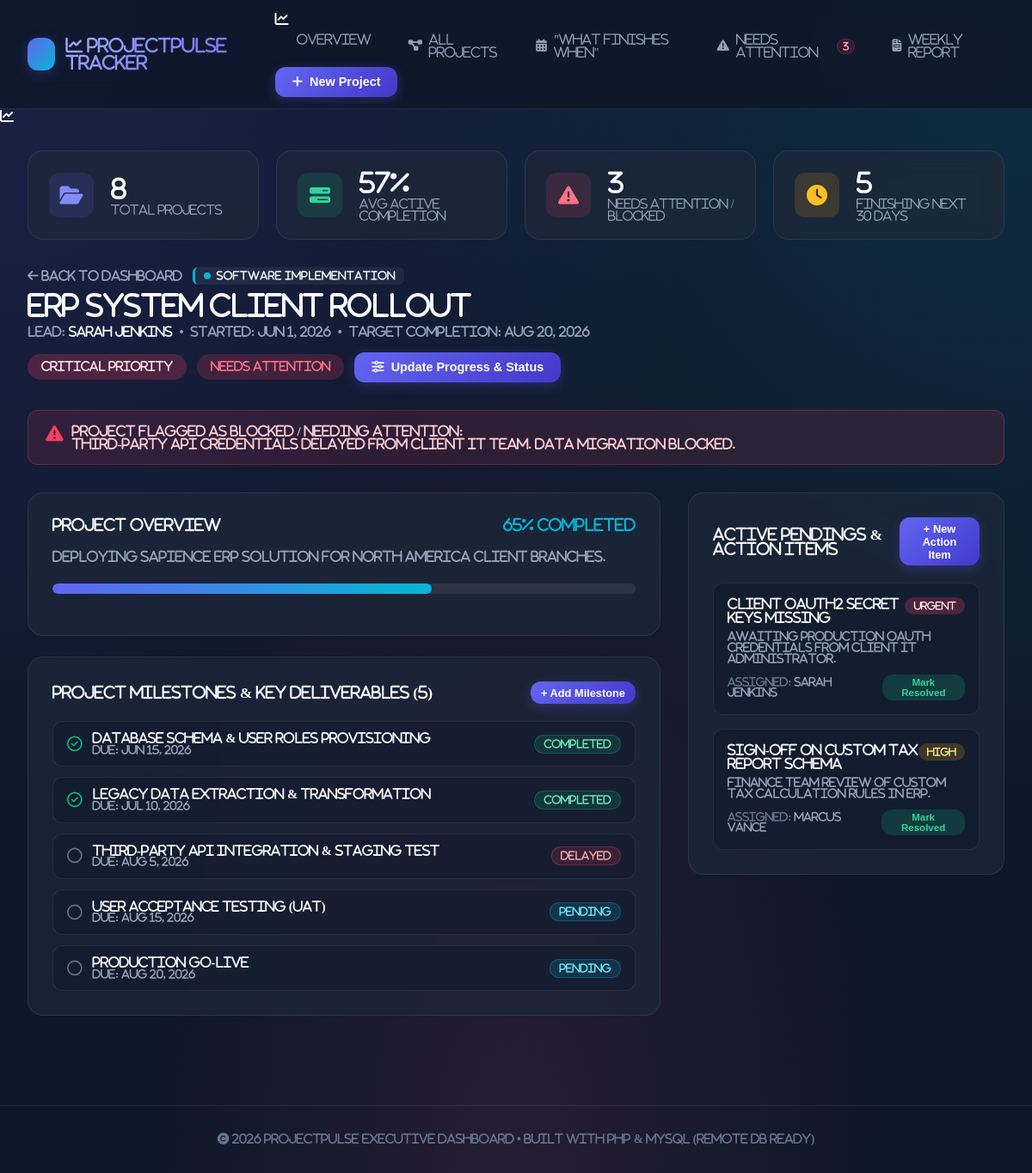
Screenshot of /project_detail.php?id=1 with the database file from the repository.
### tables this page shows
CREATE TABLE `projects` (
  `id` INT AUTO_INCREMENT PRIMARY KEY,
  `title` VARCHAR(150) NOT NULL,
  `category_id` INT NOT NULL,
  `description` TEXT NULL,
  `status` ENUM('Planning', 'In Progress', 'Under Review', 'On Hold', 'Needs Attention', 'Completed') NOT NULL DEFAULT 'In Progress',
  `priority` ENUM('Low', 'Medium', 'High', 'Critical') NOT NULL DEFAULT 'Medium',
  `progress_percent` TINYINT UNSIGNED NOT NULL DEFAULT 0,
  `start_date` DATE NOT NULL,
  `target_completion_date` DATE NOT NULL,
  `actual_completion_date` DATE NULL,
  `owner_name` VARCHAR(100) NOT NULL,
  `needs_attention` TINYINT(1) NOT NULL DEFAULT 0,
  `attention_reason` TEXT NULL,
  `created_at` TIMESTAMP DEFAULT CURRENT_TIMESTAMP,
  `updated_at` TIMESTAMP DEFAULT CURRENT_TIMESTAMP ON UPDATE CURRENT_TIMESTAMP,
  FOREIGN KEY (`category_id`) REFERENCES `categories`(`id`) ON DELETE CASCADE
);

CREATE TABLE `categories` (
  `id` INT AUTO_INCREMENT PRIMARY KEY,
  `slug` VARCHAR(50) NOT NULL UNIQUE,
  `name` VARCHAR(100) NOT NULL,
  `icon` VARCHAR(50) NOT NULL DEFAULT 'folder',
  `description` VARCHAR(255) NULL,
  `color_code` VARCHAR(20) NOT NULL DEFAULT '#3b82f6',
  `created_at` TIMESTAMP DEFAULT CURRENT_TIMESTAMP
);

CREATE TABLE `milestones` (
  `id` INT AUTO_INCREMENT PRIMARY KEY,
  `project_id` INT NOT NULL,
  `title` VARCHAR(150) NOT NULL,
  `due_date` DATE NOT NULL,
  `status` ENUM('Pending', 'In Progress', 'Completed', 'Delayed') NOT NULL DEFAULT 'Pending',
  `sort_order` INT NOT NULL DEFAULT 1,
  `created_at` TIMESTAMP DEFAULT CURRENT_TIMESTAMP,
  FOREIGN KEY (`project_id`) REFERENCES `projects`(`id`) ON DELETE CASCADE
);

CREATE TABLE `pendings` (
  `id` INT AUTO_INCREMENT PRIMARY KEY,
  `project_id` INT NOT NULL,
  `title` VARCHAR(200) NOT NULL,
  `description` TEXT NULL,
  `assigned_to` VARCHAR(100) NULL,
  `priority` ENUM('Low', 'Medium', 'High', 'Urgent') NOT NULL DEFAULT 'Medium',
  `status` ENUM('Open', 'In Review', 'Resolved') NOT NULL DEFAULT 'Open',
  `due_date` DATE NULL,
  `created_at` TIMESTAMP DEFAULT CURRENT_TIMESTAMP,
  `resolved_at` TIMESTAMP NULL,
  FOREIGN KEY (`project_id`) REFERENCES `projects`(`id`) ON DELETE CASCADE
);

### includes/functions.php (called while the page is built, shortened)
<?php
function getProjectById($id) {
    $db = getDBConnection();
    try {
        $stmt = $db->prepare("SELECT p.*, c.name as category_name, c.color_code as category_color, c.slug as category_slug
                              FROM projects p
                              JOIN categories c ON p.category_id = c.id
                              WHERE p.id = :id");
        $stmt->execute(['id' => $id]);
        return $stmt->fetch() ?: null;
    } catch (PDOException $e) {
        return null;
    }
}
function getMilestones($projectId) {
    $db = getDBConnection();
    try {
        $stmt = $db->prepare("SELECT * FROM milestones WHERE project_id = :project_id ORDER BY sort_order ASC, due_date ASC");
        $stmt->execute(['project_id' => $projectId]);
        return $stmt->fetchAll();
    } catch (PDOException $e) {
        return [];
    }
}
function getPendings($projectId = null, $onlyOpen = false) {
    $db = getDBConnection();
    $sql = "SELECT pend.*, proj.title as project_title, cat.name as category_name, cat.color_code as category_color
            FROM pendings pend
            JOIN projects proj ON pend.project_id = proj.id
            JOIN categories cat ON proj.category_id = cat.id
            WHERE 1=1";
    $params = [];
    if ($projectId !== null) {
        $sql .= " AND pend.project_id = :project_id";
        $params['project_id'] = $projectId;
    }
    $sql .= " ORDER BY FIELD(pend.priority, 'Urgent', 'High', 'Medium', 'Low'), pend.due_date ASC";
    try {
        $stmt = $db->prepare($sql);
        $stmt->execute($params);
        return $stmt->fetchAll();
    } catch (PDOException $e) {
        return [];
    }
}
function getStatusBadgeClass($status) {
    switch ($status) {
        case 'Needs Attention': return 'status-attention';
    }
}
function getPriorityBadgeClass($priority) {
    switch ($priority) {
        case 'Critical':
        case 'Urgent':   return 'priority-critical';
        case 'High':     return 'priority-high';
    }
}

### project_detail.php (the view, shortened to what this page needs)
<?php
require_once __DIR__ . '/includes/header.php';
$projectId = (int)($_GET['id'] ?? 0);
$project = getProjectById($projectId);
$milestones = getMilestones($projectId);
$pendings   = getPendings($projectId);
$statusClass = getStatusBadgeClass($project['status']);
$priorityClass = getPriorityBadgeClass($project['priority']);
?>
<div style="margin-bottom: 2rem; display: flex; justify-content: space-between; align-items: flex-start; flex-wrap: wrap; gap: 1rem;">
  <div>
    <div style="display: flex; align-items: center; gap: 0.75rem; margin-bottom: 0.5rem;">
      <a href="index.php" style="color: var(--text-muted); font-size: 0.9rem;">&larr; Back to Dashboard</a>
      <span class="category-tag" style="border-left: 3px solid <?= $project['category_color'] ?>;">
        <span class="category-dot" style="background-color: <?= $project['category_color'] ?>;"></span>
        <?= htmlspecialchars($project['category_name']) ?>
      </span>
    </div>
    <h1 style="font-size: 2rem; font-weight: 700; color: var(--text-main); margin-bottom: 0.5rem;">
      <?= htmlspecialchars($project['title']) ?>
    </h1>
    <div style="display: flex; gap: 0.5rem; align-items: center; font-size: 0.9rem; color: var(--text-muted);">
      <span>Lead: <strong style="color: var(--text-main);"><?= htmlspecialchars($project['owner_name']) ?></strong></span> &bull;
      <span>Started: <?= date('M j, Y', strtotime($project['start_date'])) ?></span> &bull;
      <span>Target Completion: <?= date('M j, Y', strtotime($project['target_completion_date'])) ?></span>
    </div>
  </div>
  <div style="display: flex; gap: 0.75rem; align-items: center;">
    <span class="badge <?= $priorityClass ?>" style="padding: 0.5rem 1rem; font-size: 0.85rem;"><?= $project['priority'] ?> Priority</span>
    <span class="badge <?= $statusClass ?>" style="padding: 0.5rem 1rem; font-size: 0.85rem;"><?= $project['status'] ?></span>
    <button class="btn-primary-action" onclick="openModal('quickUpdateModal')">
      <i class="fa-solid fa-sliders"></i> Update Progress & Status
    </button>
  </div>
</div>
<?php if ($project['needs_attention']): ?>
  <div class="attention-banner" style="font-size: 0.95rem; padding: 1rem 1.25rem; margin-bottom: 2rem;">
    <i class="fa-solid fa-triangle-exclamation" style="font-size: 1.3rem;"></i>
    <div>
      <strong>Project Flagged as Blocked / Needing Attention:</strong><br>
      <?= htmlspecialchars($project['attention_reason'] ?: 'Requires executive escalation or team resolution.') ?>
    </div>
  </div>
<?php endif; ?>
<div class="detail-grid">
  <div>
    <div class="panel-card">
      <div class="panel-title">
        <span>Project Overview</span>
        <span style="font-weight: 700; color: var(--accent-cyan);"><?= $project['progress_percent'] ?>% Completed</span>
      </div>
      <p style="color: var(--text-muted); font-size: 0.95rem; margin-bottom: 1.5rem;">
        <?= nl2br(htmlspecialchars($project['description'] ?: 'No detailed description recorded.')) ?>
      </p>
      <div class="progress-section">
        <div class="progress-bar-bg" style="height: 12px;">
          <div class="progress-bar-fill <?= $project['progress_percent'] == 100 ? 'complete' : '' ?>" style="width: <?= $project['progress_percent'] ?>%;"></div>
        </div>
      </div>
    </div>
    <div class="panel-card">
      <div class="panel-title">
        <span>Project Milestones & Key Deliverables (<?= count($milestones) ?>)</span>
        <button class="btn-primary-action" style="padding: 0.35rem 0.75rem; font-size: 0.8rem;" onclick="openModal('addMilestoneModal')">
          + Add Milestone
        </button>
      </div>
      <?php if (empty($milestones)): ?>
        <p style="color: var(--text-muted); font-size: 0.9rem;">No milestones created for this project yet.</p>
      <?php else: ?>
        <div style="display: flex; flex-direction: column; gap: 0.75rem;">
          <?php foreach ($milestones as $m): ?>
            <?php
              $mClass = 'badge-info';
              if ($m['status'] === 'Completed') $mClass = 'badge-success';
              if ($m['status'] === 'Delayed')   $mClass = 'badge-danger';
            ?>
            <div style="display: flex; align-items: center; justify-content: space-between; padding: 0.75rem 1rem; background: rgba(15, 23, 42, 0.4); border-radius: var(--radius-md); border: 1px solid var(--border-color);">
              <div style="display: flex; align-items: center; gap: 0.75rem;">
                <i class="fa-regular <?= $m['status'] === 'Completed' ? 'fa-circle-check' : 'fa-circle' ?>"
                   style="font-size: 1.1rem; color: <?= $m['status'] === 'Completed' ? 'var(--accent-emerald)' : 'var(--text-dim)' ?>;"></i>
                <div>
                  <div style="font-weight: 600; color: var(--text-main); font-size: 0.92rem;"><?= htmlspecialchars($m['title']) ?></div>
                  <div style="font-size: 0.78rem; color: var(--text-muted);">Due: <?= date('M j, Y', strtotime($m['due_date'])) ?></div>
                </div>
              </div>
              <span class="badge <?= $mClass ?>"><?= $m['status'] ?></span>
            </div>
          <?php endforeach; ?>
        </div>
      <?php endif; ?>
    </div>
  </div>
  <div>
    <div class="panel-card">
      <div class="panel-title">
        <span>Active Pendings & Action Items</span>
        <button class="btn-primary-action" style="padding: 0.35rem 0.75rem; font-size: 0.8rem;" onclick="openModal('addPendingModal')">
          + New Action Item
        </button>
      </div>
      <?php if (empty($pendings)): ?>
        <p style="color: var(--text-muted); font-size: 0.9rem; text-align: center; padding: 1.5rem 0;">
          No active pendings recorded for this project.
        </p>
      <?php else: ?>
        <div style="display: flex; flex-direction: column; gap: 1rem;">
          <?php foreach ($pendings as $p): ?>
            <?php $isResolved = ($p['status'] === 'Resolved'); ?>
            <div style="background: rgba(15, 23, 42, 0.5); padding: 1rem; border-radius: var(--radius-md); border: 1px solid var(--border-color); opacity: <?= $isResolved ? '0.6' : '1' ?>;">
              <div style="display: flex; justify-content: space-between; align-items: flex-start; margin-bottom: 0.5rem;">
                <h4 style="font-size: 0.95rem; font-weight: 700; color: var(--text-main);"><?= htmlspecialchars($p['title']) ?></h4>
                <span class="badge <?= getPriorityBadgeClass($p['priority']) ?>" style="font-size: 0.7rem;"><?= $p['priority'] ?></span>
              </div>
              <?php if (!empty($p['description'])): ?>
                <p style="font-size: 0.82rem; color: var(--text-muted); margin-bottom: 0.75rem;"><?= htmlspecialchars($p['description']) ?></p>
              <?php endif; ?>
              <div style="display: flex; justify-content: space-between; align-items: center; font-size: 0.78rem; color: var(--text-dim);">
                <span>Assigned: <strong style="color: var(--text-muted);"><?= htmlspecialchars($p['assigned_to'] ?: 'Unassigned') ?></strong></span>
                <?php if ($isResolved): ?>
                  <span class="badge badge-success"><i class="fa-solid fa-check"></i> Resolved</span>
                <?php else: ?>
                  <button type="button" class="btn-primary-action" style="padding: 0.2rem 0.5rem; font-size: 0.72rem; background: rgba(16, 185, 129, 0.2); color: #34d399; box-shadow: none;"
                          onclick="togglePendingStatus(<?= $p['id'] ?>, 'Resolved')">
                    Mark Resolved
                  </button>
                <?php endif; ?>
              </div>
            </div>
          <?php endforeach; ?>
        </div>
      <?php endif; ?>
    </div>
  </div>
</div>
<?php require_once __DIR__ . '/includes/footer.php'; ?>

### assets/css/style.css (style rules this page uses)
:root { --bg-dark: #0f172a; --bg-card: rgba(30, 41, 59, 0.7); --bg-card-hover: rgba(30, 41, 59, 0.9); --bg-input: rgba(15, 23, 42, 0.6); --border-color: rgba(255, 255, 255, 0.08); --border-highlight: rgba(99, 102, 241, 0.3); --text-main: #f8fafc; --text-muted: #94a3b8; --text-dim: #64748b; --primary: #6366f1; --primary-hover: #4f46e5; --primary-glow: rgba(99, 102, 241, 0.25); --accent-cyan: #06b6d4; --accent-emerald: #10b981; --accent-pink: #ec4899; --accent-amber: #f59e0b; --accent-rose: #f43f5e; --radius-sm: 6px; --radius-md: 12px; --radius-lg: 18px; --radius-full: 9999px; --shadow-main: 0 10px 30px -5px rgba(0, 0, 0, 0.5); --backdrop-blur: blur(16px); --transition: all 0.25s cubic-bezier(0.4, 0, 0.2, 1); }
* { margin: 0; padding: 0; box-sizing: border-box; }
body { font-family: 'Inter', system-ui, -apple-system, sans-serif; background-color: var(--bg-dark); background-image: radial-gradient(at 0% 0%, rgba(99, 102, 241, 0.15) 0px, transparent 50%), radial-gradient(at 100% 0%, rgba(6, 182, 212, 0.15) 0px, transparent 50%), radial-gradient(at 50% 100%, rgba(236, 72, 153, 0.1) 0px, transparent 50%); background-attachment: fixed; color: var(--text-main); line-height: 1.5; min-height: 100vh; display: flex; flex-direction: column; }
a { color: inherit; text-decoration: none; }
.btn-primary-action { background: linear-gradient(135deg, var(--primary) 0%, #4338ca 100%); color: #fff; border: none; padding: 0.6rem 1.25rem; border-radius: var(--radius-md); font-weight: 600; font-size: 0.9rem; cursor: pointer; display: inline-flex; align-items: center; gap: 0.5rem; box-shadow: 0 4px 14px var(--primary-glow); transition: var(--transition); }
.category-dot { width: 8px; height: 8px; border-radius: 50%; display: inline-block; }
.category-tag { display: inline-flex; align-items: center; gap: 0.4rem; font-size: 0.75rem; font-weight: 600; text-transform: uppercase; letter-spacing: 0.5px; padding: 0.25rem 0.65rem; border-radius: var(--radius-sm); background: rgba(255, 255, 255, 0.06); }
.attention-banner { background: rgba(244, 63, 94, 0.12); border: 1px solid rgba(244, 63, 94, 0.3); border-radius: var(--radius-md); padding: 0.75rem 1rem; margin-bottom: 1.25rem; font-size: 0.83rem; color: #fecdd3; display: flex; gap: 0.6rem; align-items: flex-start; }
.attention-banner i { color: var(--accent-rose); font-size: 1rem; margin-top: 0.1rem; }
.progress-section { margin-bottom: 1.25rem; }
.progress-bar-bg { height: 8px; background: rgba(255, 255, 255, 0.08); border-radius: var(--radius-full); overflow: hidden; }
.progress-bar-fill { height: 100%; border-radius: var(--radius-full); background: linear-gradient(90deg, var(--primary) 0%, var(--accent-cyan) 100%); transition: width 0.6s ease; }
.badge { padding: 0.25rem 0.65rem; border-radius: var(--radius-full); font-size: 0.75rem; font-weight: 600; display: inline-flex; align-items: center; gap: 0.3rem; }
.badge-danger { background: rgba(244, 63, 94, 0.15); color: #fda4af; border: 1px solid rgba(244, 63, 94, 0.3); }
.badge-info { background: rgba(6, 182, 212, 0.15); color: #67e8f9; border: 1px solid rgba(6, 182, 212, 0.3); }
.badge-success { background: rgba(16, 185, 129, 0.15); color: #6ee7b7; border: 1px solid rgba(16, 185, 129, 0.3); }
.status-attention { background: rgba(244, 63, 94, 0.2); color: #fb7185; }
.priority-critical { background: rgba(244, 63, 94, 0.25); color: #ffe4e6; }
.priority-high { background: rgba(245, 158, 11, 0.2); color: #fef08a; }
.detail-grid { display: grid; grid-template-columns: 2fr 1fr; gap: 2rem; }
.panel-card { background: var(--bg-card); backdrop-filter: var(--backdrop-blur); border: 1px solid var(--border-color); border-radius: var(--radius-lg); padding: 1.75rem; margin-bottom: 1.5rem; }
.panel-title { font-size: 1.1rem; font-weight: 700; margin-bottom: 1.25rem; display: flex; justify-content: space-between; align-items: center; }

### rows the page displays
projects: category.name "SOFTWARE IMPLEMENTATION", title "ERP System Client Rollout", owner_name "Sarah Jenkins", start_date "Jun 1, 2026", target_completion_date "Aug 20, 2026", priority "Critical", status "Needs Attention", attention_reason "Third-party API credentials delayed from client IT team. Data migration blocked.", progress_percent "65", description "Deploying Sapience ERP solution for North America client branches."
milestones: title "Database Schema & User Roles Provisioning", due_date "Jun 15, 2026", status "Completed"
milestones: title "Legacy Data Extraction & Transformation", due_date "Jul 10, 2026", status "Completed"
milestones: title "Third-party API Integration & Staging Test", due_date "Aug 5, 2026", status "Delayed"
milestones: title "User Acceptance Testing (UAT)", due_date "Aug 15, 2026", status "Pending"
milestones: title "Production Go-Live", due_date "Aug 20, 2026", status "Pending"
pendings: title "Client OAuth2 Secret Keys missing", priority "Urgent", description "Awaiting Production OAuth Credentials from Client IT Administrator.", assigned_to "Sarah Jenkins"
pendings: title "Sign-off on Custom Tax Report Schema", priority "High", description "Finance team review of custom tax calculation rules in ERP.", assigned_to "Marcus Vance"

### other values shown
$metrics['attention_needed'] "3"
$metrics['total_projects'] "8"
$metrics['avg_progress'] "57"
$metrics['finishing_soon'] "5"
count($milestones) "5"
